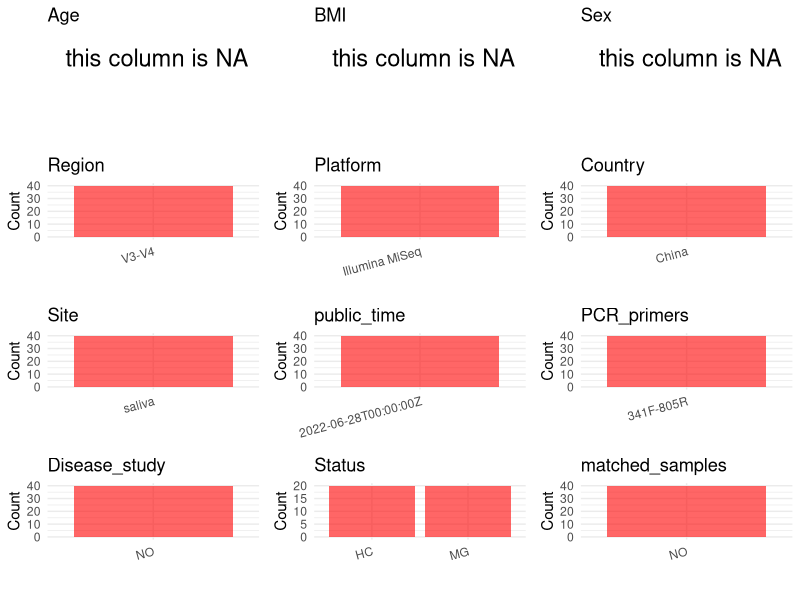

This chart was generated by the following R code: (Note: this script raises an error after producing the figure.)
## ---- chunk 1
# Load necessary libraries
library(dplyr)
library(ggplot2)
library(cowplot)

# Set working directory (update this path to your local directory)
setwd("D:/studylearning/董彪师兄项目/任务4_20251009/PRJNA837028")

# Read the initial metadata files
initial_meta<-read.csv("SraRunTable.csv",header = T)

# Display the first few rows of the metadata
head(initial_meta)
## ---- chunk 2
# Create a uniform metadata dataframe
metadata <- data.frame(
  BioProject = initial_meta$BioProject,
  Run = initial_meta$Run,
  sample_name = initial_meta$Sample.Name,
  Age = NA,
  BMI = NA,
  Sex= NA,
  Region = "V3-V4",
  Platform = initial_meta$Instrument,
  Country = initial_meta$geo_loc_name_country,
  Site = initial_meta$isolation_source,
  public_time = initial_meta$ReleaseDate,
  stringsAsFactors = FALSE
)
## ---- chunk 3
# Add information obtained from the publication
metadata$PCR_primers <- "341F-805R"  # Update based on the publication
metadata$title <- "Oral Microbiota Profile in a Group of Anti-AChR Antibody-Positive Myasthenia Gravis Patients"
metadata$Disease_study <- "NO"
metadata <- metadata %>% 
  mutate(Status=case_when(
    grepl("B",sample_name)~"HC",
    grepl("A",sample_name)~"MG"
  ))

#extract subject id by remove prefix of sample_name
#metadata$sample_name <- gsub("_st|_sal", "", metadata$sample_name)

# Check initial data distribution
cat("Initial sample distribution:\n")
table(metadata$sample_name)
table(metadata$Site)

# Calculate sampling frequency per subject
sample_counts <- table(metadata$sample_name)
cat("\nNumber of samples per subject:\n")
print(sample_counts)

# Create matched_samples column
metadata$matched_samples <- ifelse(metadata$sample_name %in% names(sample_counts[sample_counts >= 2]), "YES", "NO")

cat("\nMatched samples distribution:\n")
table(metadata$matched_samples)

# Identify samples for removal: single samples excluding saliva 
single_samples <- names(sample_counts[sample_counts == 1])
samples_to_remove <- metadata$sample_name %in% single_samples & !(metadata$Site %in% c("saliva"))

cat("\nNumber of samples to be removed:", sum(samples_to_remove), "\n")

# Remove identified samples
metadata_clean <- metadata[!samples_to_remove, ]

cat("\nFinal sample distribution after cleaning:\n")
table(metadata_clean$sample_name)
table(metadata_clean$Site)
table(metadata_clean$matched_samples)

# Use cleaned dataset for subsequent analysis
metadata <- metadata_clean
## ---- chunk 4
# Check the number of unique runs and sample names
print(paste("Number of unique runs:", length(unique(metadata$Run))))
print(paste("Number of unique sample names:", length(unique(metadata$sample_name))))
## ---- chunk 5
# Select columns for visualization
plot_data <- metadata %>%
  select(-BioProject, -Run, -sample_name, -title)

# Function to create simple plots for each column
create_simple_plots <- function(data) {
  plots <- list()
  
  for (col in colnames(data)) {
    # Check if the column is all NA
    if (all(is.na(data[[col]]))) {
      # Create an empty plot with text indicating all NA
      p <- ggplot() +
        annotate("text", x = 0.5, y = 0.5, label = "this column is NA", size = 6) +
        labs(title = col) +
        theme_void()
    } else if (is.numeric(data[[col]])) {
      # Numeric variable: histogram
      p <- ggplot(data, aes(x = .data[[col]])) +
        geom_histogram(fill = "blue", alpha = 0.6, bins = 20, na.rm = TRUE) +
        labs(title = col) +
        theme_minimal()
    } else {
      # Categorical variable: bar plot (remove NA values)
      count_data <- as.data.frame(table(data[[col]], useNA = "ifany"))
      p <- ggplot(count_data, aes(x = reorder(Var1, -Freq), y = Freq)) +
        geom_col(fill = "red", alpha = 0.6) +
        labs(title = col, x = NULL, y = "Count") +
        theme_minimal() +
        theme(axis.text.x = element_text(angle = 15, hjust = 1))
    }
    plots[[col]] <- p
  }
  
  return(plots)
}

# Generate and arrange plots
plots <- create_simple_plots(plot_data)
p<-plot_grid(plots$Age, 
          plots$BMI, 
          plots$Sex, 
          plots$Region, 
          plots$Platform, 
          plots$Country, 
          plots$Site,
          plots$public_time, 
          plots$PCR_primers,
          plots$Disease_study,
          plots$Status,
          plots$matched_samples,# add 
          ncol = 3, align = "hv", axis = "lb")
ggsave("Metadata_Summary.png", plot = p, width = 8, height = 6, dpi = 150, bg = "white")
## ---- chunk 6
knitr::include_graphics("Metadata_Summary.png")
## ---- chunk 7
# Reorder columns to match the desired format
metadata <- metadata[, c(
  "BioProject", "Run", "sample_name", "Age", "BMI", "Sex", 
  "Region", "Platform", "Country", "Site", "public_time", 
  "PCR_primers", "title", "Disease_study", "Status","matched_samples"
)]

# Export the uniform metadata to a CSV file
write.csv(metadata, file = "metadata.csv", quote = FALSE)
head(metadata)
